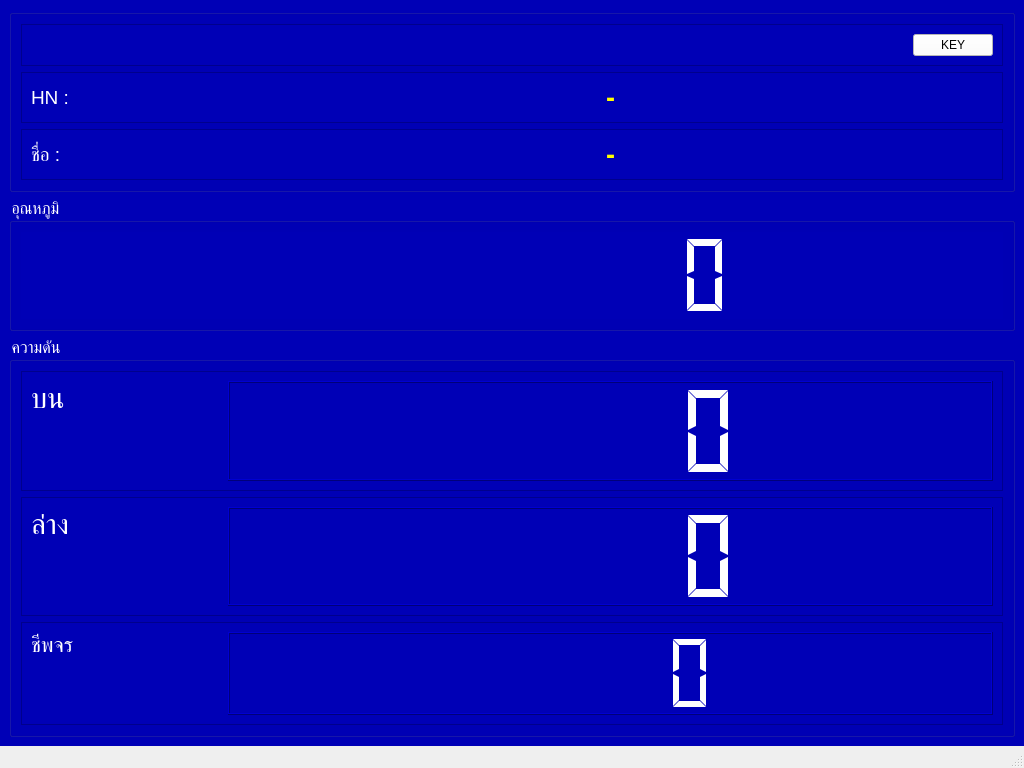
<?xml version="1.0" encoding="UTF-8"?>
<ui version="4.0">
 <class>MainWindow</class>
 <widget class="QMainWindow" name="MainWindow">
  <property name="geometry">
   <rect>
    <x>0</x>
    <y>0</y>
    <width>1024</width>
    <height>768</height>
   </rect>
  </property>
  <property name="windowTitle">
   <string>BP-II</string>
  </property>
  <property name="styleSheet">
   <string notr="true"/>
  </property>
  <widget class="QWidget" name="centralwidget">
   <property name="styleSheet">
    <string notr="true">background-color:rgb(0, 0, 182)</string>
   </property>
   <layout class="QVBoxLayout" name="verticalLayout" stretch="15,15,45">
    <item>
     <widget class="QGroupBox" name="groupBox">
      <property name="title">
       <string/>
      </property>
      <layout class="QVBoxLayout" name="verticalLayout_2">
       <item>
        <widget class="QFrame" name="frame">
         <property name="frameShape">
          <enum>QFrame::StyledPanel</enum>
         </property>
         <property name="frameShadow">
          <enum>QFrame::Raised</enum>
         </property>
         <layout class="QHBoxLayout" name="horizontalLayout">
          <item>
           <widget class="QLineEdit" name="txtId">
            <property name="styleSheet">
             <string notr="true">border:0;
color:white;</string>
            </property>
           </widget>
          </item>
          <item>
           <widget class="QLineEdit" name="txtDummy">
            <property name="styleSheet">
             <string notr="true">border:0;
color:white;</string>
            </property>
           </widget>
          </item>
          <item>
           <widget class="QPushButton" name="btnKey">
            <property name="styleSheet">
             <string notr="true">background-color:white</string>
            </property>
            <property name="text">
             <string>KEY</string>
            </property>
           </widget>
          </item>
         </layout>
        </widget>
       </item>
       <item>
        <widget class="QFrame" name="frame_3">
         <property name="frameShape">
          <enum>QFrame::StyledPanel</enum>
         </property>
         <property name="frameShadow">
          <enum>QFrame::Raised</enum>
         </property>
         <layout class="QHBoxLayout" name="horizontalLayout_2" stretch="20,80">
          <item>
           <widget class="QLabel" name="label">
            <property name="font">
             <font>
              <pointsize>14</pointsize>
             </font>
            </property>
            <property name="styleSheet">
             <string notr="true">color:white</string>
            </property>
            <property name="text">
             <string>HN :</string>
            </property>
           </widget>
          </item>
          <item>
           <widget class="QLabel" name="lbHn">
            <property name="font">
             <font>
              <pointsize>20</pointsize>
              <weight>75</weight>
              <bold>true</bold>
             </font>
            </property>
            <property name="styleSheet">
             <string notr="true">color:yellow</string>
            </property>
            <property name="text">
             <string>-</string>
            </property>
            <property name="alignment">
             <set>Qt::AlignCenter</set>
            </property>
           </widget>
          </item>
         </layout>
        </widget>
       </item>
       <item>
        <widget class="QFrame" name="frame_2">
         <property name="frameShape">
          <enum>QFrame::StyledPanel</enum>
         </property>
         <property name="frameShadow">
          <enum>QFrame::Raised</enum>
         </property>
         <layout class="QHBoxLayout" name="horizontalLayout_3" stretch="20,80">
          <item>
           <widget class="QLabel" name="label_2">
            <property name="font">
             <font>
              <pointsize>14</pointsize>
             </font>
            </property>
            <property name="styleSheet">
             <string notr="true">color:white</string>
            </property>
            <property name="text">
             <string>ชื่อ :</string>
            </property>
           </widget>
          </item>
          <item>
           <widget class="QLabel" name="lbFullname">
            <property name="font">
             <font>
              <pointsize>20</pointsize>
              <weight>75</weight>
              <bold>true</bold>
             </font>
            </property>
            <property name="styleSheet">
             <string notr="true">color:yellow</string>
            </property>
            <property name="text">
             <string>-</string>
            </property>
            <property name="alignment">
             <set>Qt::AlignCenter</set>
            </property>
           </widget>
          </item>
         </layout>
        </widget>
       </item>
      </layout>
     </widget>
    </item>
    <item>
     <widget class="QGroupBox" name="groupBox_2">
      <property name="font">
       <font>
        <pointsize>12</pointsize>
       </font>
      </property>
      <property name="styleSheet">
       <string notr="true">color:white</string>
      </property>
      <property name="title">
       <string>อุณหภูมิ</string>
      </property>
      <layout class="QHBoxLayout" name="horizontalLayout_4" stretch="90">
       <item>
        <widget class="QLCDNumber" name="lcdTp">
         <property name="font">
          <font>
           <pointsize>14</pointsize>
          </font>
         </property>
         <property name="frameShape">
          <enum>QFrame::Box</enum>
         </property>
         <property name="lineWidth">
          <number>0</number>
         </property>
         <property name="digitCount">
          <number>10</number>
         </property>
         <property name="segmentStyle">
          <enum>QLCDNumber::Flat</enum>
         </property>
        </widget>
       </item>
      </layout>
     </widget>
    </item>
    <item>
     <widget class="QGroupBox" name="groupBox_3">
      <property name="font">
       <font>
        <pointsize>12</pointsize>
       </font>
      </property>
      <property name="styleSheet">
       <string notr="true">color:white</string>
      </property>
      <property name="title">
       <string>ความดัน</string>
      </property>
      <layout class="QVBoxLayout" name="verticalLayout_3" stretch="35,35,30">
       <item>
        <widget class="QFrame" name="frame_4">
         <property name="font">
          <font>
           <pointsize>36</pointsize>
          </font>
         </property>
         <property name="frameShape">
          <enum>QFrame::StyledPanel</enum>
         </property>
         <property name="frameShadow">
          <enum>QFrame::Raised</enum>
         </property>
         <layout class="QHBoxLayout" name="horizontalLayout_5" stretch="20,80">
          <item alignment="Qt::AlignTop">
           <widget class="QLabel" name="label_3">
            <property name="font">
             <font>
              <pointsize>22</pointsize>
             </font>
            </property>
            <property name="text">
             <string>บน</string>
            </property>
           </widget>
          </item>
          <item>
           <widget class="QLCDNumber" name="lcdBps">
            <property name="styleSheet">
             <string notr="true"/>
            </property>
            <property name="segmentStyle">
             <enum>QLCDNumber::Flat</enum>
            </property>
           </widget>
          </item>
         </layout>
        </widget>
       </item>
       <item>
        <widget class="QFrame" name="frame_5">
         <property name="frameShape">
          <enum>QFrame::StyledPanel</enum>
         </property>
         <property name="frameShadow">
          <enum>QFrame::Raised</enum>
         </property>
         <layout class="QHBoxLayout" name="horizontalLayout_6" stretch="20,80">
          <item alignment="Qt::AlignTop">
           <widget class="QLabel" name="label_4">
            <property name="font">
             <font>
              <pointsize>22</pointsize>
             </font>
            </property>
            <property name="text">
             <string>ล่าง</string>
            </property>
           </widget>
          </item>
          <item>
           <widget class="QLCDNumber" name="lcdBpd">
            <property name="segmentStyle">
             <enum>QLCDNumber::Flat</enum>
            </property>
           </widget>
          </item>
         </layout>
        </widget>
       </item>
       <item>
        <widget class="QFrame" name="frame_6">
         <property name="frameShape">
          <enum>QFrame::StyledPanel</enum>
         </property>
         <property name="frameShadow">
          <enum>QFrame::Raised</enum>
         </property>
         <layout class="QHBoxLayout" name="horizontalLayout_7" stretch="20,80">
          <item alignment="Qt::AlignTop">
           <widget class="QLabel" name="label_5">
            <property name="font">
             <font>
              <pointsize>16</pointsize>
             </font>
            </property>
            <property name="text">
             <string>ชีพจร</string>
            </property>
           </widget>
          </item>
          <item>
           <widget class="QLCDNumber" name="lcdPulse">
            <property name="segmentStyle">
             <enum>QLCDNumber::Flat</enum>
            </property>
           </widget>
          </item>
         </layout>
        </widget>
       </item>
      </layout>
     </widget>
    </item>
   </layout>
  </widget>
  <widget class="QStatusBar" name="statusbar"/>
 </widget>
 <resources/>
 <connections/>
</ui>
